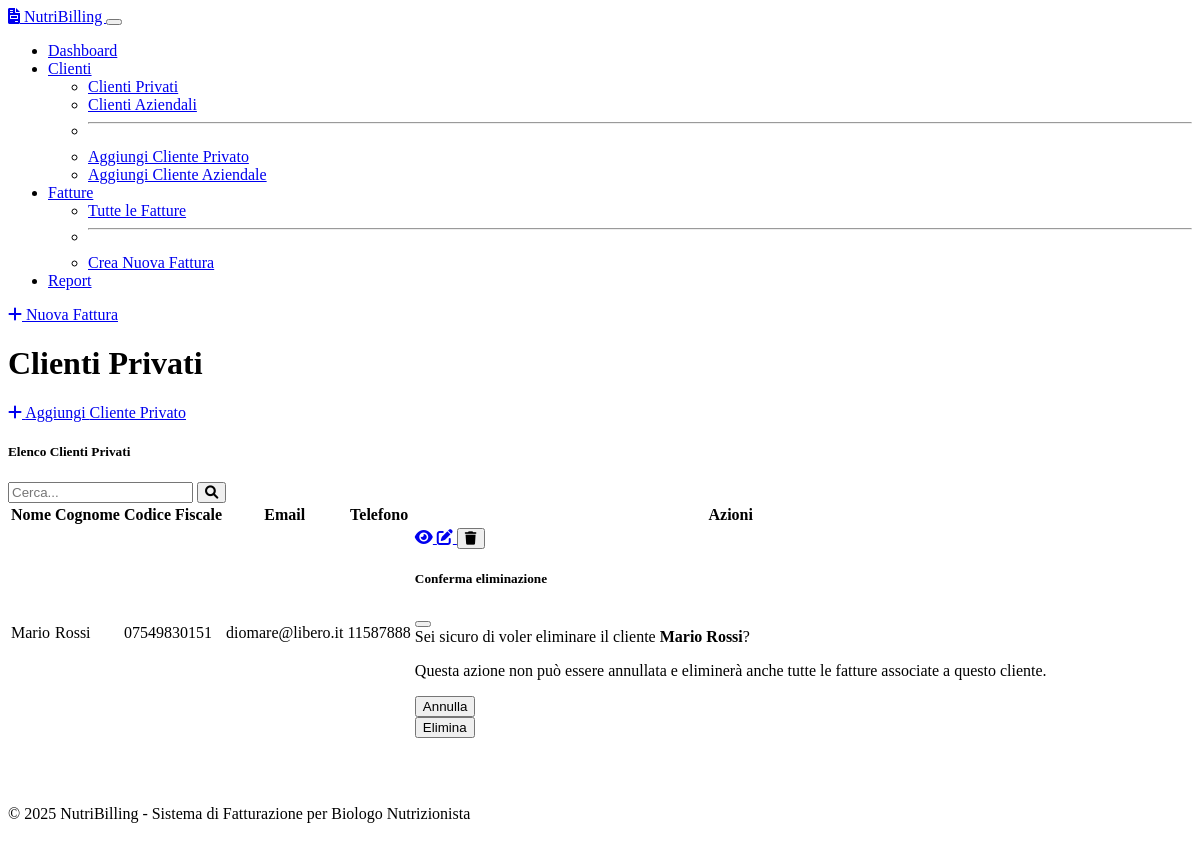
The page /clients/private on the database its author committed.
### models.py (models this page shows, shortened)
class PrivateClient(db.Model):
    __tablename__ = 'private_clients'
    id = db.Column(db.Integer, primary_key=True)
    first_name = db.Column(db.String(100), nullable=False)
    last_name = db.Column(db.String(100), nullable=False)
    fiscal_code = db.Column(db.String(16), nullable=False, unique=True)
    email = db.Column(db.String(120), nullable=True)
    phone = db.Column(db.String(20), nullable=True)
    address = db.Column(db.String(255), nullable=True)
    city = db.Column(db.String(100), nullable=True)
    postal_code = db.Column(db.String(10), nullable=True)
    province = db.Column(db.String(2), nullable=True)
    date_of_birth = db.Column(db.Date, nullable=True)
    notes = db.Column(db.Text, nullable=True)
    created_at = db.Column(db.DateTime, default=lambda: datetime.now(timezone.utc))
    updated_at = db.Column(db.DateTime, default=lambda: datetime.now(timezone.utc), onupdate=lambda: datetime.now(timezone.utc))
    invoices = db.relationship('Invoice', backref='private_client', lazy=True,
                               foreign_keys='Invoice.private_client_id')

### routes.py (the view)
@app.route('/clients/private')
def private_clients():
    search_term = request.args.get('search', '')
    if search_term:
        clients = PrivateClient.query.filter(
            or_(
                PrivateClient.first_name.ilike(f'%{search_term}%'),
                PrivateClient.last_name.ilike(f'%{search_term}%'),
                PrivateClient.fiscal_code.ilike(f'%{search_term}%'),
                PrivateClient.email.ilike(f'%{search_term}%')
            )
        ).order_by(PrivateClient.last_name).all()
    else:
        clients = PrivateClient.query.order_by(PrivateClient.last_name).all()
    return render_template('clients/index.html', clients=clients, client_type='private', search_term=search_term)

### app.py (called while the page is built)
@app.context_processor
def utility_processor():
    def now():
        return datetime.now()
    return dict(now=now)

### templates/clients/index.html (shortened to what this page needs)
{% extends "base.html" %}
{% block page_title %}{{ "Clienti Privati" if client_type == "private" else "Clienti Aziendali" }}{% endblock %}
{% block page_actions %}
<a href="{{ url_for('add_private_client' if client_type == 'private' else 'add_business_client') }}" class="btn btn-primary">
    <i class="fas fa-plus me-1"></i> Aggiungi {{ "Cliente Privato" if client_type == "private" else "Cliente Aziendale" }}
</a>
{% endblock %}
{% block content %}
<div class="card">
    <div class="card-header">
        <div class="row align-items-center">
            <div class="col-md-6">
                <h5 class="mb-0">{{ "Elenco Clienti Privati" if client_type == "private" else "Elenco Clienti Aziendali" }}</h5>
            </div>
            <div class="col-md-6">
                <form method="get" class="d-flex">
                    <input type="text" name="search" class="form-control" placeholder="Cerca..." value="{{ search_term }}">
                    <button type="submit" class="btn btn-primary ms-2">
                        <i class="fas fa-search"></i>
                    </button>
                </form>
            </div>
        </div>
    </div>
    <div class="card-body">
        {% if clients %}
            <div class="table-responsive">
                <table class="table table-striped table-hover data-table">
                    <thead>
                        <tr>
                            {% if client_type == 'private' %}
                            <th>Nome</th>
                            <th>Cognome</th>
                            <th>Codice Fiscale</th>
                            <th>Email</th>
                            <th>Telefono</th>
                            {% else %}
                            <th>Ragione Sociale</th>
                            <th>Partita IVA</th>
                            <th>Codice Fiscale</th>
                            <th>Email</th>
                            <th>Referente</th>
                            {% endif %}
                            <th>Azioni</th>
                        </tr>
                    </thead>
                    <tbody>
                        {% for client in clients %}
                        <tr>
                            {% if client_type == 'private' %}
                            <td>{{ client.first_name }}</td>
                            <td>{{ client.last_name }}</td>
                            <td>{{ client.fiscal_code }}</td>
                            <td>{{ client.email or '-' }}</td>
                            <td>{{ client.phone or '-' }}</td>
                            {% else %}
                            <td>{{ client.business_name }}</td>
                            <td>{{ client.vat_number }}</td>
                            <td>{{ client.fiscal_code or '-' }}</td>
                            <td>{{ client.email or '-' }}</td>
                            <td>{{ client.contact_person or '-' }}</td>
                            {% endif %}
                            <td>
                                <div class="btn-group" role="group">
                                    <a href="{{ url_for('view_private_client' if client_type == 'private' else 'view_business_client', client_id=client.id) }}" class="btn btn-sm btn-info" data-bs-toggle="tooltip" title="Visualizza">
                                        <i class="fas fa-eye"></i>
                                    </a>
                                    <a href="{{ url_for('edit_private_client' if client_type == 'private' else 'edit_business_client', client_id=client.id) }}" class="btn btn-sm btn-warning" data-bs-toggle="tooltip" title="Modifica">
                                        <i class="fas fa-edit"></i>
                                    </a>
                                    <button type="button" class="btn btn-sm btn-danger" data-bs-toggle="modal" data-bs-target="#deleteClientModal{{ client.id }}" data-bs-toggle="tooltip" title="Elimina">
                                        <i class="fas fa-trash"></i>
                                    </button>
                                </div>
                                <div class="modal fade" id="deleteClientModal{{ client.id }}" tabindex="-1" aria-labelledby="deleteClientModalLabel{{ client.id }}" aria-hidden="true">
                                    <div class="modal-dialog">
                                        <div class="modal-content">
                                            <div class="modal-header">
                                                <h5 class="modal-title" id="deleteClientModalLabel{{ client.id }}">Conferma eliminazione</h5>
                                                <button type="button" class="btn-close" data-bs-dismiss="modal" aria-label="Close"></button>
                                            </div>
                                            <div class="modal-body">
                                                Sei sicuro di voler eliminare
                                                {% if client_type == 'private' %}
                                                il cliente <strong>{{ client.first_name }} {{ client.last_name }}</strong>?
                                                {% else %}
                                                il cliente <strong>{{ client.business_name }}</strong>?
                                                {% endif %}
                                                <p class="text-danger mt-2">Questa azione non può essere annullata e eliminerà anche tutte le fatture associate a questo cliente.</p>
                                            </div>
                                            <div class="modal-footer">
                                                <button type="button" class="btn btn-secondary" data-bs-dismiss="modal">Annulla</button>
                                                <form action="{{ url_for('delete_private_client' if client_type == 'private' else 'delete_business_client', client_id=client.id) }}" method="post">
                                                    <button type="submit" class="btn btn-danger">Elimina</button>
                                                </form>
                                            </div>
                                        </div>
                                    </div>
                                </div>
                            </td>
                        </tr>
                        {% endfor %}
                    </tbody>
                </table>
            </div>
        {% endif %}
    </div>
</div>
{% endblock %}

### rows shown on the page
PrivateClient: first_name "Mario", last_name "Rossi", fiscal_code "07549830151", email "diomare@libero.it", phone "11587888"

### other values the page prints
{{ "Clienti Privati" if client_type == "private" else "Clienti Aziendali" }} "Clienti Privati"
{{ "Cliente Privato" if client_type == "private" else "Cliente Aziendale" }} "Cliente Privato"
